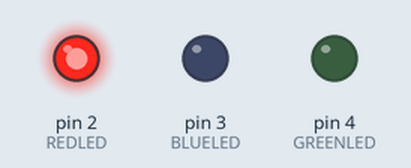
Recording of a sketch running on a simulated Arduino Uno, built with avr-gcc and run on an emulated ATmega328P. Shown: output pins drawn as LEDs (lit = HIGH).

Above: at 0.05 s.
At 0.8 s:
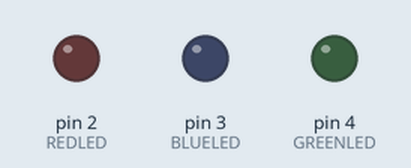
At 1.45 s:
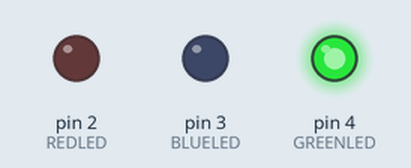
At 2.85 s:
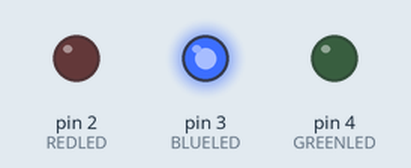
Timing chart, 0 to 3.1 s (numbered marks = the images above):
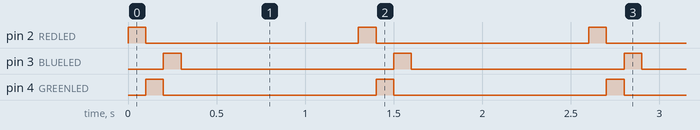

The sketch:

ledblink.ino
```cpp
#define REDLED 2
#define GREENLED 4
#define BLUELED 3

void setup() {
  // put your setup code here, to run once:
  pinMode(REDLED, OUTPUT);
  pinMode(GREENLED, OUTPUT);
  pinMode(BLUELED, OUTPUT);
}

void blink(int pin) {
  digitalWrite(pin, HIGH);
  delay(100);
  digitalWrite(pin, LOW);
  }

void loop() {
  // put your main code here, to run repeatedly:
  blink(REDLED);
  blink(GREENLED);
  blink(BLUELED);
  delay(1000);
}
```

Measured:
- by itself, pin 2 (REDLED), pin 3 (BLUELED), pin 4 (GREENLED): alternates HIGH for 0.10 s and LOW for 1.2 s
- by itself, everything shown: repeats every 1.3 s, in 4 steps
